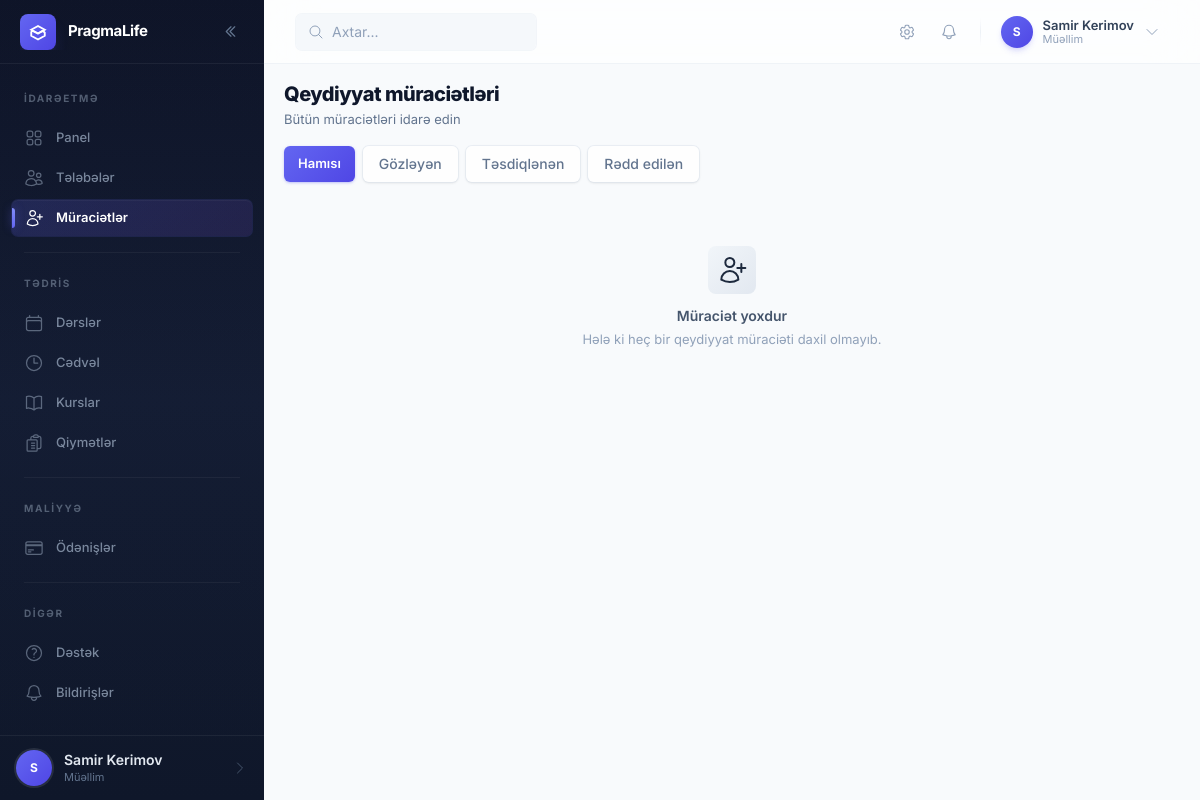
The app's page /auth/registration-requests/ (signed in), older data.
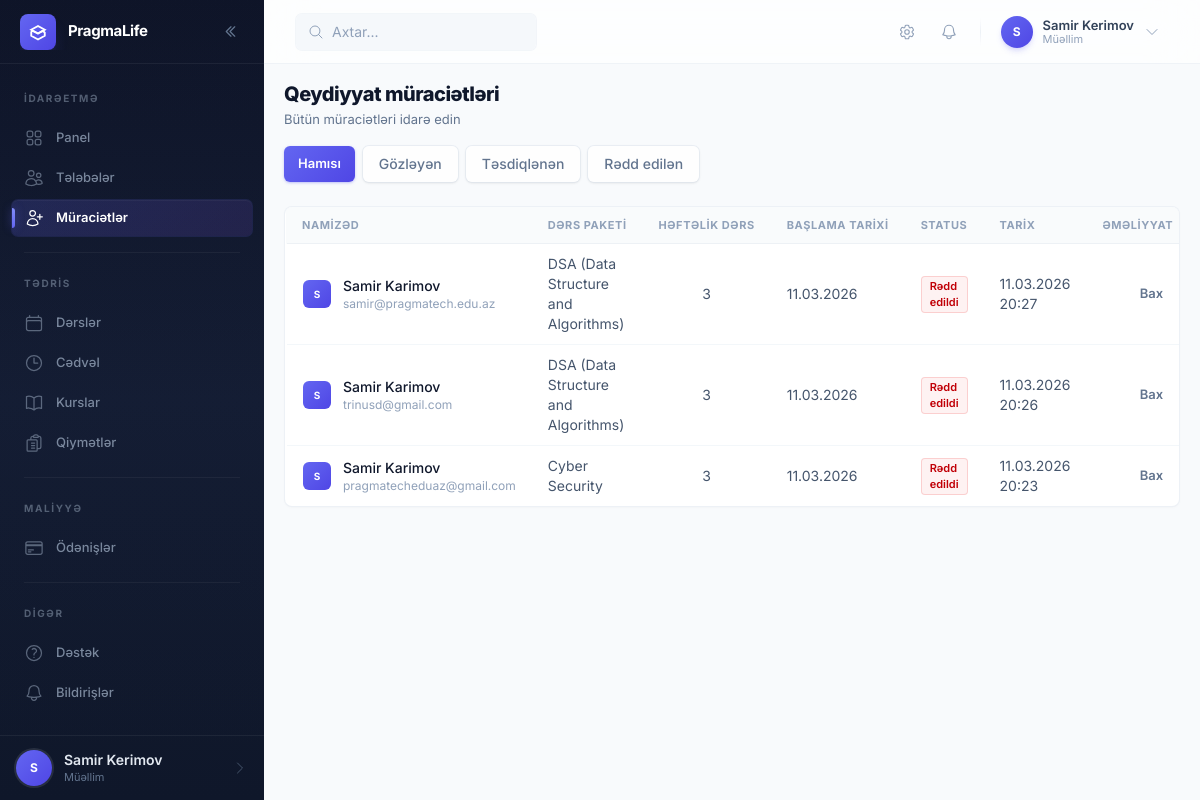
The same page, newer data.
### apps/users/models.py (models this page shows, shortened)
class BaseModel(models.Model):
    id = models.UUIDField(primary_key=True, default=uuid.uuid4, editable=False)
    created_at = models.DateTimeField(auto_now_add=True, verbose_name='Yaradılma tarixi')
    updated_at = models.DateTimeField(auto_now=True, verbose_name='Yenilənmə tarixi')
    class Meta:
        abstract = True

class RegistrationRequest(BaseModel):
    class CoursePackage(models.TextChoices):
        FRONT_END = 'front_end', 'Front End Development'
        BACK_END = 'back_end', 'Back End Development'
        FULL_STACK = 'full_stack', 'Full Stack Development'
        API_DRIVEN = 'api_driven', 'API (API Driven Development)'
        DSA = 'dsa', 'DSA (Data Structure and Algorithms)'
        CYBER_SECURITY = 'cyber_security', 'Cyber Security'
        PROJECT_MENTORSHIP = 'project_mentorship', 'Project Mentorship'
        OTHER = 'other', 'Digər'
    class Status(models.TextChoices):
        PENDING = 'pending', 'Gözləyir'
        APPROVED = 'approved', 'Təsdiqləndi'
        REJECTED = 'rejected', 'Rədd edildi'
    full_name = models.CharField(max_length=200, verbose_name='Ad Soyad')
    email = models.EmailField(verbose_name='Email')
    phone = models.CharField(
        max_length=20,
        validators=[validate_phone_number],
        verbose_name='Telefon (Whatsapp)'
    )
    course_package = models.CharField(
        max_length=30,
        choices=CoursePackage.choices,
        verbose_name='Dərs paketi'
    )
    other_course = models.CharField(
        max_length=200,
        blank=True,
        verbose_name='Digər dərs paketi (əgər "Digər" seçilibsə)'
    )
    payment_receipt = models.CharField(
        max_length=500,
        blank=True,
        verbose_name='Ödəmə məlumatı'
    )
    preferred_start_date = models.DateField(
        verbose_name='Başlamaq istədiyi tarix'
    )
    lessons_per_week = models.PositiveSmallIntegerField(
        default=2,
        verbose_name='Həftəlik dərs sayı'
    )
    github_profile_url = models.URLField(
        blank=True,
        verbose_name='GitHub profil linki'
    )
    status = models.CharField(
        max_length=20,
        choices=Status.choices,
        default=Status.PENDING,
        verbose_name='Status'
    )
    teacher_notes = models.TextField(
        blank=True,
        verbose_name='Müəllim qeydləri'
    )
    approved_user = models.ForeignKey(
        User,
        on_delete=models.SET_NULL,
        null=True,
        blank=True,
        related_name='registration_request',
        verbose_name='Yaradılmış istifadəçi'
    )
    class Meta:
        db_table = 'users_registration_request'
        verbose_name = 'Qeydiyyat müraciəti'
        verbose_name_plural = 'Qeydiyyat müraciətləri'
        ordering = ['-created_at']

### apps/users/views.py (the view)
class RegistrationRequestListView(TeacherRequiredMixin, ListView):
    model = RegistrationRequest
    template_name = 'users/registration_requests.html'
    context_object_name = 'requests'
    paginate_by = 20
    def get_queryset(self):
        status = self.request.GET.get('status', '')
        qs = RegistrationRequest.objects.order_by('-created_at')
        if status in ('pending', 'approved', 'rejected'):
            qs = qs.filter(status=status)
        return qs
    def get_context_data(self, **kwargs) -> dict:
        context = super().get_context_data(**kwargs)
        context['page_title'] = 'Qeydiyyat müraciətləri'
        context['current_status'] = self.request.GET.get('status', '')
        context['pending_count'] = RegistrationRequest.objects.filter(
            status=RegistrationRequest.Status.PENDING
        ).count()
        return context

### apps/users/models.py (called while the page is built)
    def get_full_name(self) -> str:
        return f"{self.first_name} {self.last_name}".strip()

    @property
    def is_teacher(self) -> bool:
        return self.role == self.Role.TEACHER

### core/context_processors.py (called while the page is built)
def lms_globals(request) -> dict:
    return {
        'LESSON_PRICE': getattr(settings, 'LESSON_PRICE', Decimal('25.00')),
        'APP_NAME': 'LMS Platform',
        'APP_VERSION': '1.0.0',
        'is_teacher': (
            request.user.is_authenticated
            and request.user.role == 'teacher'
        ),
        'is_student': (
            request.user.is_authenticated
            and request.user.role == 'student'
        ),
    }

### core/mixins.py (called while the page is built)
    def test_func(self) -> bool:
        return (
            self.request.user.is_authenticated
            and self.request.user.role == 'teacher'
        )

### templates/users/registration_requests.html (shortened to what the changed rows need)
{% extends 'base.html' %}
{% block breadcrumb %}
<div class="page-header">
    <div>
        <h1 class="page-title">Qeydiyyat müraciətləri</h1>
    </div>
</div>
{% endblock %}
{% block content %}
{% if requests %}
<div class="card-hover overflow-hidden">
    <table class="data-table">
        <thead>
            <tr>
                <th>Namizəd</th>
                <th>Dərs paketi</th>
                <th>Həftəlik dərs</th>
                <th>Başlama tarixi</th>
                <th>Status</th>
                <th>Tarix</th>
                <th class="text-right">Əməliyyat</th>
            </tr>
        </thead>
        <tbody>
            {% for req in requests %}
            <tr>
                <td>
                    <div class="flex items-center">
                        <div class="avatar avatar-xs">
                            {{ req.full_name|first|upper }}
                        </div>
                        <div class="ml-3">
                            <div class="text-sm font-medium text-slate-900">{{ req.full_name }}</div>
                            <div class="text-xs text-slate-400">{{ req.email }}</div>
                        </div>
                    </div>
                </td>
                <td class="text-sm text-slate-600">
                    {{ req.get_course_package_display }}
                </td>
                <td class="text-sm text-slate-600 text-center">{{ req.lessons_per_week }}</td>
                <td class="text-sm text-slate-600">{{ req.preferred_start_date|date:"d.m.Y" }}</td>
                <td>
                    <span class="{% if req.status == 'pending' %}badge-warning{% elif req.status == 'approved' %}badge-success{% else %}badge-danger{% endif %}">
                        {{ req.get_status_display }}
                    </span>
                </td>
                <td class="text-sm text-slate-400">{{ req.created_at|date:"d.m.Y H:i" }}</td>
                <td class="text-right">
                    <div class="flex items-center justify-end gap-1.5">
                        <a href="{% url 'users:registration-request-detail' req.pk %}"
                           class="btn btn-ghost text-slate-600 !px-2.5 !py-1.5 text-xs">
                            Bax
                        </a>
                    </div>
                </td>
            </tr>
            {% endfor %}
        </tbody>
    </table>
</div>
{% else %}
<div class="empty-state">
    <div class="empty-state-icon">
    </div>
    <h3 class="empty-state-title">Müraciət yoxdur</h3>
    <p class="empty-state-text">
        {% if current_status == 'pending' %}Gözləyən müraciət yoxdur.
        {% elif current_status == 'approved' %}Təsdiqlənmiş müraciət yoxdur.
        {% elif current_status == 'rejected' %}Rədd edilmiş müraciət yoxdur.
        {% else %}Hələ ki heç bir qeydiyyat müraciəti daxil olmayıb.{% endif %}
    </p>
</div>
{% endif %}
{% endblock %}

Row changes from the older to the newer data that the page shows:
added RegistrationRequest: full_name|first "S", full_name "Samir Karimov", email "samir@pragmatech.edu.az", course_package "DSA (Data Structure and Algorithms)", lessons_per_week "3", preferred_start_date "11.03.2026", status "Rədd edildi", created_at "11.03.2026 20:27"
added RegistrationRequest: full_name|first "S", full_name "Samir Karimov", email "trinusd@gmail.com", course_package "DSA (Data Structure and Algorithms)", lessons_per_week "3", preferred_start_date "11.03.2026", status "Rədd edildi", created_at "11.03.2026 20:26"
added RegistrationRequest: full_name|first "S", full_name "Samir Karimov", email "pragmatecheduaz@gmail.com", course_package "Cyber Security", lessons_per_week "3", preferred_start_date "11.03.2026", status "Rədd edildi", created_at "11.03.2026 20:23"
Text that changed along with them:
text no longer shown: "Müraciət yoxdur Hələ ki heç bir qeydiyyat müraciəti daxil olmayıb."
text now shown: "NAMIZƏD DƏRS PAKETI HƏFTƏLIK DƏRS BAŞLAMA TARIXI STATUS TARIX ƏMƏLIYYAT"
